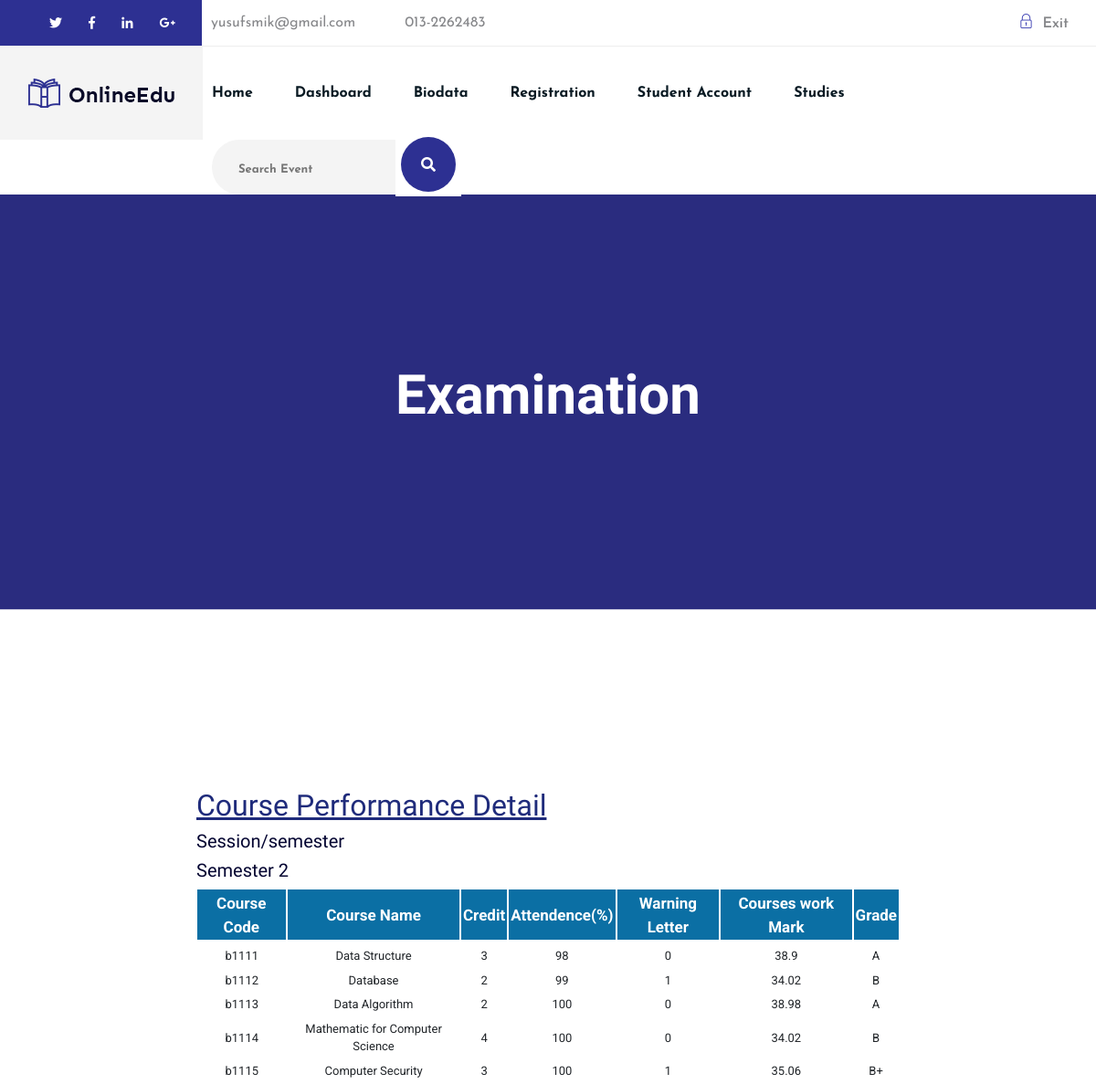
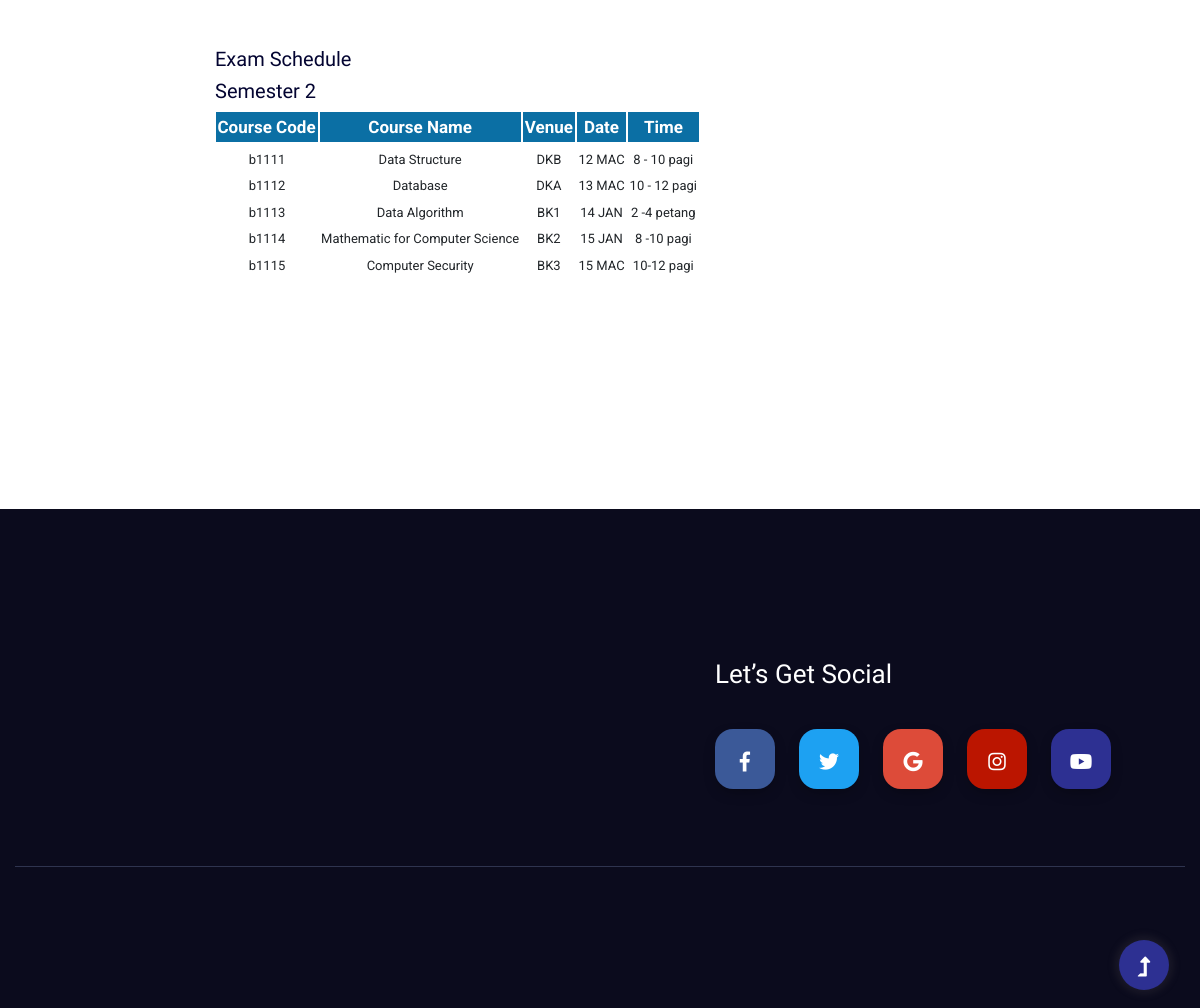
The page /exam.php on the database its author committed (2 pictures, top to bottom).
### tables this page shows
CREATE TABLE `ExamMark` (
  `id` int(60) NOT NULL,
  `CourseCode` varchar(60) NOT NULL,
  `CourseName` varchar(60) NOT NULL,
  `Credit` varchar(60) NOT NULL,
  `Attendance` varchar(60) NOT NULL,
  `WarningLetter` varchar(60) NOT NULL,
  `CourseWorkMark` varchar(60) NOT NULL,
  `Grade` varchar(60) NOT NULL,
  `MatricNo` varchar(60) NOT NULL,
  `RemainingCredit` varchar(30) NOT NULL,
  `TotalCredit` varchar(50) NOT NULL
);

CREATE TABLE `ExamSchedule` (
  `CourseCode` varchar(60) NOT NULL,
  `CourseName` varchar(60) NOT NULL,
  `Venue` varchar(60) NOT NULL,
  `Date` varchar(50) DEFAULT NULL,
  `Time` varchar(50) DEFAULT NULL,
  `MatricNo` varchar(60) NOT NULL
);

### exam.php (the view, shortened to what this page needs)
<?php
    $con = mysqli_connect("localhost", "id15158503_mama1", "!havj&ER[pK<Hy)8","id15158503_mama") or die("Error connecting to database: ".mysqli_error());
    $sql ="SELECT * FROM ExamMark INNER JOIN ExamSchedule ON ExamMark.MatricNo = ExamSchedule.MatricNo";
    $result = mysqli_query($con,$sql)or die(mysqli_error());
    $result1 = mysqli_query($con,$sql)or die(mysqli_error());
?>
<!doctype html>
<html class="no-js" lang="zxx">
<head>
	<link rel="stylesheet" href="assets/css/bootstrap.min.css">
	<link rel="stylesheet" href="assets/css/owl.carousel.min.css">
	<link rel="stylesheet" href="assets/css/slicknav.css">
    <link rel="stylesheet" href="assets/css/flaticon.css">
    <link rel="stylesheet" href="assets/css/gijgo.css">
	<link rel="stylesheet" href="assets/css/animate.min.css">
	<link rel="stylesheet" href="assets/css/magnific-popup.css">
	<link rel="stylesheet" href="assets/css/fontawesome-all.min.css">
	<link rel="stylesheet" href="assets/css/themify-icons.css">
	<link rel="stylesheet" href="assets/css/slick.css">
	<link rel="stylesheet" href="assets/css/nice-select.css">
	<link rel="stylesheet" href="assets/css/style.css">
</head>
<body>
  <header>
        <div class="header-area">
            <div class="main-header ">
                <div class="header-top d-none d-lg-block">
                    <div class="header-left-social">
                        <ul class="header-social">
                            <li><a href="https://twitter.com/k_t_darulnaim?lang=en"><i class="fab fa-twitter"></i></a></li>
                            <li><a href="https://www.facebook.com/KolejTeknologiDarulnaim/"><i class="fab fa-facebook-f"></i></a></li>
                            <li><a href="https://my.linkedin.com/in/ilyasak-ahmad-a4896888?trk=pub-pbmap"><i class="fab fa-linkedin-in"></i></a></li>
                            <li><a href="https://sites.google.com/ktd.edu.my/jabatanpendaftar/home"><i class="fab fa-google-plus-g"></i></a></li>
                        </ul>
                    </div>
                    <div class="container">
                        <div class="col-xl-12">
                            <div class="row d-flex justify-content-between align-items-center">
                                <div class="header-info-left">
                                    <ul>
                                        <li>yusufsmik@gmail.com</li>
                                        <li>013-2262483</li>
                                    </ul>
                                </div>
                                <div class="header-info-right">
                                    <ul>
                                        <li><a href="logout.php"><i class="ti-lock"></i>Exit</a></li>
                                    </ul>
                                </div>
                            </div>
                        </div>
                    </div>
                </div>
                <div class="header-bottom header-sticky">
                    <div class="logo d-none d-lg-block">
                        <a href="index.html"><img src="assets/img/logo/logo.png" alt=""></a>
                    </div>
                    <div class="container">
                        <div class="menu-wrapper">
                           <div class="main-menu d-none d-lg-block">
                                <nav>
                                    <ul id="navigation">
                                        <li><a href="index.html">Home</a></li>
                                        <li><a href="dashboard.php">Dashboard</a></li>
                                        <li><a href="biodata.php">Biodata</a></li>
                                        <li><a href="Registration.php">Registration</a></li>
										<li><a href="Account.php">Student Account</a></li>
                                        <li><a >Studies</a>
                                        </li>
                                    </ul>
                                </nav>
                            </div>
                            <div class="header-search d-none d-lg-block">
                               <form action="search.php" class="form-box f-right " method="GET">
                                    <input type="text" name="query" placeholder="Search Event">
                                    <div class="search-icon">
                                        <button class="btn2" type="submit" value="search"><i class="fas fa-search special-tag" ></i></button>
                                    </div>
                                </form>
                            </div>
                        </div>
                        <div class="col-12">
                        </div>
                    </div>
                </div>
            </div>
        </div>
    </header>
    <main>
        <div class="slider-area">
            <div class="slider-height2 d-flex align-items-center">
                <div class="container">
                    <div class="row">
                        <div class="col-xl-12">
                            <div class="hero-cap hero-cap2 text-center">
                                <h2>Examination</h2>
                            </div>
                        </div>
                    </div>
                </div>
            </div>
        </div>
         <div class="about-details section-padding30">
            <div class="container">
                <div class="row justify-content-center">
                    <div class="col-lg-8">
                        <div class="about-details-cap mb-50">
                            <h2><u>Course Performance Detail</u></h2>
							<h5>Session/semester  </5>
							<h5>Semester 2</h5>
<table class="paleBlueRows">
<thead>
<tr>
<th>Course Code</th>
<th>Course Name</th>
<th>Credit</th>
<th>Attendence(%)</th>
<th>Warning Letter</th>
<th>Courses work Mark</th>
<th>Grade</th>
</tr>
</thead>
<?php
if(mysqli_num_rows($result) > 0)
{
    while($row = mysqli_fetch_array($result))
    {
?>
<tbody align="center">
<tr>
<td><?php echo $row["CourseCode"];?></td>
<td><?php echo $row["CourseName"];?></td>
<td><?php echo $row["Credit"];?></td>
<td><?php echo $row["Attendance"];?></td>
<td><?php echo $row["WarningLetter"];?></td>
<td><?php echo $row["CourseWorkMark"];?></td>
<td><?php echo $row["Grade"];?></td>
</tr>
<?php
   }
}
?>
</tbody>
</table>
<br>
<br>
<h5>Exam Schedule </5>
<h5>Semester 2</h5>
<table class="paleBlueRows">
<thead>
<tr>
<th>Course Code</th>
<th>Course Name</th>
<th>Venue</th>
<th>Date</th>
<th>Time</th>
</tr>
</thead>
<?php
if(mysqli_num_rows($result1) > 0)
{
    while($row1 = mysqli_fetch_array($result1))
    {
?>
<tbody align="center">
<tr>
<td><?php echo $row1["CourseCode"];?></td>
<td><?php echo $row1["CourseName"];?></td>
<td><?php echo $row1["Venue"];?></td>
<td><?php echo $row1["Date"];?></td>
<td><?php echo $row1["Time"];?></td>
</tr>
<?php
   }
}
?>
</tbody>
</table>
    </main>
    <footer>
        <div class="footer-area footer-bg">
            <div class="container">
                <div class="footer-top footer-padding">
                    <div class="footer-heading">
                        <div class="row justify-content-between">
                            <div class="col-xl-6 col-lg-7 col-md-10">
                            </div>
                            <div class="col-xl-5 col-lg-5">
                                <div class="footer-tittle2">
                                    <h4>Let’s Get Social</h4>
                                </div>
                                <div class="footer-social">
                                    <a href="https://www.facebook.com/KolejTeknologiDarulnaim/"><i class="fab fa-facebook-f"></i></a>
                                    <a href="https://twitter.com/k_t_darulnaim?lang=en"><i class="fab fa-twitter"></i></a>
                                    <a href="https://sites.google.com/ktd.edu.my/jabatanpendaftar/home"><i class="fab fa-google"></i></a>
                                    <a href="https://www.instagram.com/kolej_teknologi_darulnaim/"><i class="fab fa-instagram"></i></a>
                                    <a href="https://www.youtube.com/channel/UCWVuHuQBlqkFhbeOAQNyfYg"><i class="fab fa-youtube"></i></a>
                                  </div>
                            </div>
                        </div>
                    </div>
                <div class="footer-bottom">
                    <div class="row d-flex align-items-center">
                        <div class="col-lg-12">
                        </div>
                    </div>
                </div>
            </div>
        </div>
    </footer>
    <div id="back-top" >
        <a title="Go to Top" href="#"> <i class="fas fa-level-up-alt"></i></a>
    </div>
    </body>
</html>

### rows shown on the page
exammark: examschedule.CourseCode "b1111", examschedule.CourseName "Data Structure", Credit "3", Attendance "98", WarningLetter "0", CourseWorkMark "38.9", Grade "A", examschedule.Venue "DKB", examschedule.Date "12 MAC", examschedule.Time "8 - 10 pagi"
exammark: examschedule.CourseCode "b1112", examschedule.CourseName "Database", Credit "2", Attendance "99", WarningLetter "1", CourseWorkMark "34.02", Grade "B", examschedule.Venue "DKA", examschedule.Date "13 MAC", examschedule.Time "10 - 12 pagi"
exammark: examschedule.CourseCode "b1113", examschedule.CourseName "Data Algorithm", Credit "2", Attendance "100", WarningLetter "0", CourseWorkMark "38.98", Grade "A", examschedule.Venue "BK1", examschedule.Date "14 JAN", examschedule.Time "2 -4 petang"
exammark: examschedule.CourseCode "b1114", examschedule.CourseName "Mathematic for Computer Science", Credit "4", Attendance "100", WarningLetter "0", CourseWorkMark "34.02", Grade "B", examschedule.Venue "BK2", examschedule.Date "15 JAN", examschedule.Time "8 -10 pagi"
exammark: examschedule.CourseCode "b1115", examschedule.CourseName "Computer Security", Credit "3", Attendance "100", WarningLetter "1", CourseWorkMark "35.06", Grade "B+", examschedule.Venue "BK3", examschedule.Date "15 MAC", examschedule.Time "10-12 pagi"
